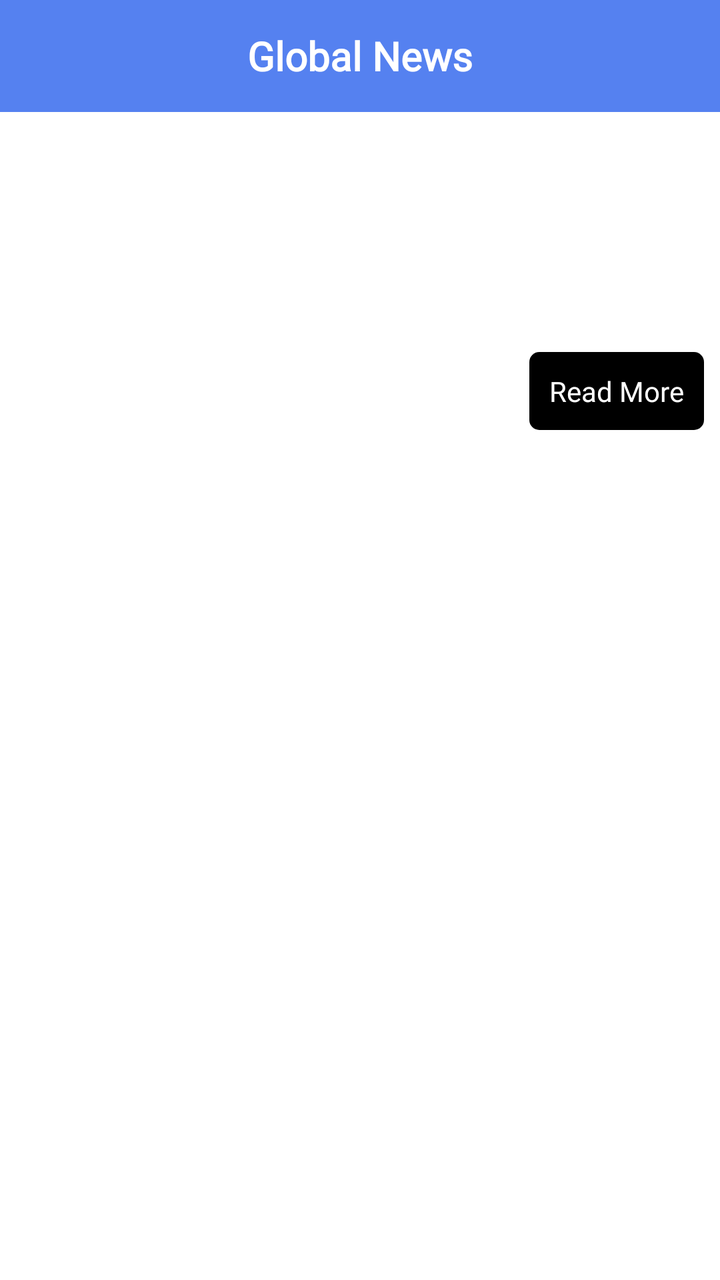
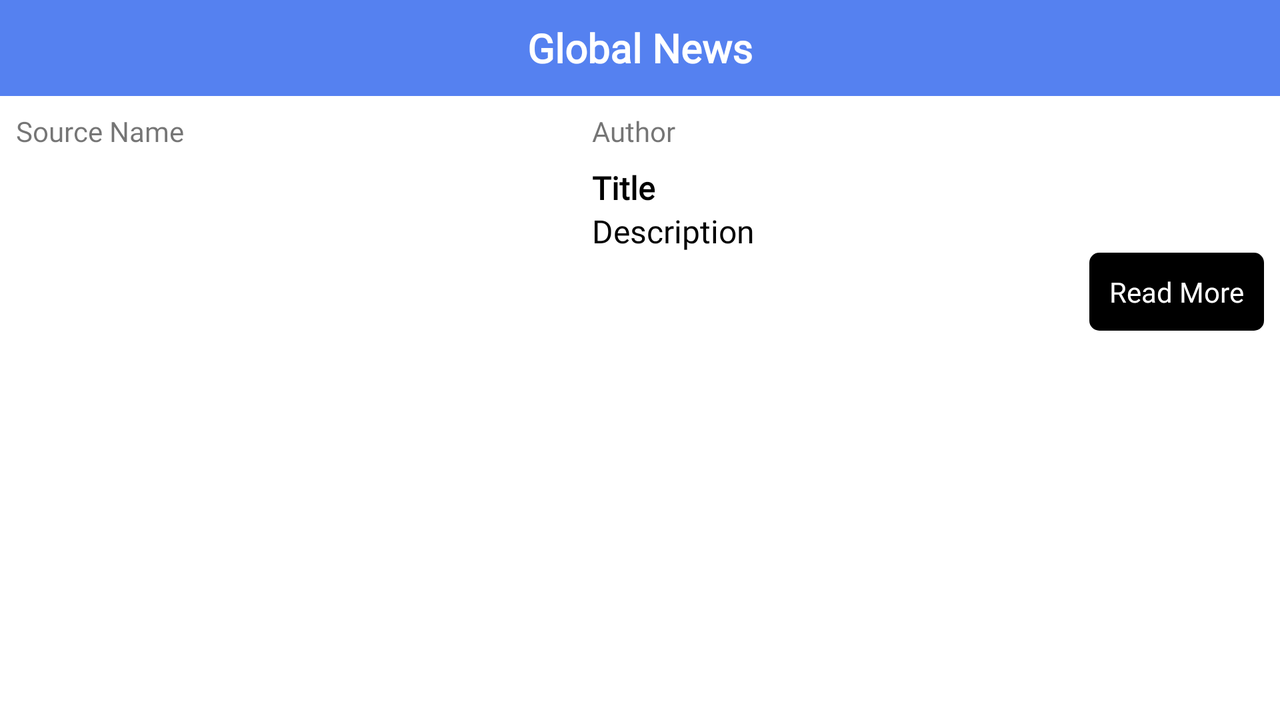

Two renders of one Android screen. The first uses the default layout on a phone; the second uses the alternative layout the repository ships for a different screen configuration, on a matching device. The two XML files are below.
<!-- AndroidManifest.xml: application theme AppTheme -->
<!-- res/layout/activity_detail_news.xml -->
<?xml version="1.0" encoding="utf-8"?>
<ScrollView xmlns:android="http://schemas.android.com/apk/res/android"
    xmlns:app="http://schemas.android.com/apk/res-auto"
    xmlns:tools="http://schemas.android.com/tools"
    android:layout_width="match_parent"
    android:layout_height="match_parent"
    android:background="?attr/backgroungColorWhite"
    tools:context=".DetailNewsActivity">


    <androidx.constraintlayout.widget.ConstraintLayout
        android:layout_width="match_parent"
        android:layout_height="wrap_content"
        >

        <include
            layout="@layout/toolbar" />

        <ImageView
            android:id="@+id/imageViewNews"
            android:layout_width="match_parent"
            android:layout_height="wrap_content"
            android:adjustViewBounds="true"
            android:layout_marginRight="8dp"
            android:layout_marginLeft="8dp"
            android:background="@drawable/image_radius"
            app:layout_constraintTop_toBottomOf="@+id/textViewSourceName"
            app:layout_constraintStart_toStartOf="parent"
            android:contentDescription="@string/news_content_description" />

        <TextView
            android:id="@+id/textViewTitle"
            android:layout_width="match_parent"
            android:layout_height="wrap_content"
            android:fontFamily="@font/allerta"
            android:layout_marginRight="8dp"
            android:layout_marginLeft="8dp"
            android:textSize="16sp"
            android:layout_marginBottom="8dp"
            android:textStyle="bold"
            android:textColor="?attr/textColorOfTitle"
            app:layout_constraintStart_toStartOf="parent"
            app:layout_constraintTop_toBottomOf="@id/textViewAuthor" />

        <TextView
            android:id="@+id/textViewAuthor"
            android:layout_width="match_parent"
            android:layout_height="wrap_content"
            android:fontFamily="@font/allerta"
            android:paddingTop="8dp"
            android:paddingBottom="8dp"
            android:textColor="?attr/textcolorOfMain"
            android:layout_marginRight="8dp"
            android:layout_marginLeft="8dp"
            android:textSize="13sp"
            app:layout_constraintStart_toStartOf="parent"
            app:layout_constraintTop_toBottomOf="@id/imageViewNews" />

        <TextView
            android:id="@+id/textViewSourceName"
            android:layout_width="match_parent"
            android:layout_height="wrap_content"
            android:fontFamily="@font/allerta"
            android:paddingBottom="8dp"
            android:layout_marginRight="8dp"
            android:layout_marginLeft="8dp"
            android:layout_marginTop="8dp"
            android:textColor="?attr/textcolorOfMain"
            app:layout_constraintTop_toBottomOf="@+id/appBarLayout"
            app:layout_constraintStart_toStartOf="parent"
            />

        <TextView
            android:id="@+id/textViewContent"
            android:layout_width="wrap_content"
            android:layout_height="wrap_content"
            android:fontFamily="@font/allerta"
            android:textColor="?attr/textColorOfTitle"
            android:textSize="16sp"
            android:paddingTop="8dp"
            android:layout_marginRight="8dp"
            android:layout_marginLeft="8dp"
            android:paddingRight="6dp"
            app:layout_constraintStart_toStartOf="parent"
            app:layout_constraintTop_toBottomOf="@id/textViewTitle" />

        <TextView
            android:id="@+id/textViewMore"
            android:layout_width="wrap_content"
            android:layout_height="wrap_content"
            android:background="@drawable/radius_more"
            android:foreground="?android:attr/selectableItemBackground"
            android:fontFamily="@font/allerta"
            android:padding="10dp"
            android:text="@string/read_more"
            android:clickable="true"
            android:layout_marginRight="8dp"
            android:textColor="?attr/backgroungColorWhite"
            app:layout_constraintEnd_toEndOf="parent"
            app:layout_constraintTop_toBottomOf="@+id/textViewContent" />

    </androidx.constraintlayout.widget.ConstraintLayout>

</ScrollView>
<!-- res/layout/toolbar.xml (included above) -->
<?xml version="1.0" encoding="utf-8"?>
<com.google.android.material.appbar.AppBarLayout
    android:id="@+id/appBarLayout"
    xmlns:android="http://schemas.android.com/apk/res/android"
    android:layout_width="match_parent"
    android:layout_height="wrap_content">
    <androidx.appcompat.widget.Toolbar
        android:id="@+id/toolBar"
        android:layout_width="match_parent"
        android:layout_height="?android:attr/actionBarSize"
        app:layout_scrollFlags="scroll|enterAlways"
        xmlns:app="http://schemas.android.com/apk/res-auto"
        android:background="?attr/backgroundcolorOfToolBar"
        android:elevation="4dp"
        android:theme="@style/ThemeOverlay.AppCompat.Dark.ActionBar"
        app:popupTheme="@style/ThemeOverlay.AppCompat.Light">
        <TextView
            android:id="@+id/textViewTitleOfToolBar"
            android:layout_width="wrap_content"
            android:layout_height="wrap_content"
            android:layout_gravity="center"
            android:fontFamily="@font/allerta"
            android:text="@string/global_news_toolbar"
            android:textColor="@android:color/white"
            android:textSize="20sp"
            android:textStyle="bold" />
    </androidx.appcompat.widget.Toolbar>

</com.google.android.material.appbar.AppBarLayout>
<!-- resources referenced by this layout -->
<resources>
  <!-- drawable image_radius (drawable) -->
  <?xml version="1.0" encoding="utf-8"?>
  <shape xmlns:android="http://schemas.android.com/apk/res/android" android:shape="rectangle" >
      <corners android:radius="10dp"/>
  </shape>
  <!-- drawable radius_more (drawable) -->
  <?xml version="1.0" encoding="utf-8"?>
  <shape xmlns:android="http://schemas.android.com/apk/res/android" >
      <solid android:color="?attr/backgroungColorOfReadMore">
      </solid>
      <corners android:radius="5dp"/>
  </shape>
  <string name="global_news_toolbar" translatable="false">Global News</string>
  <string name="news_content_description">News</string>
  <string name="read_more">Read More</string>
  <style name="AppTheme" parent="Theme.MaterialComponents.Light.NoActionBar">
          
          <item name="colorPrimary">@color/colorAccent</item>
          <item name="colorPrimaryDark">@color/colorPrimaryDark</item>
          <item name="colorAccent">@color/colorAccent</item>
          <item name="backgroundcolorOfToolBar">#5581F0</item>
          <item name="textcolorOfMain">#757575</item>
          <item name="backgroundColorOfIcon">#757575</item>
          <item name="textColorOfTitle">#000</item>
          <item name="backgroungColorWhite">#fff</item>
          <item name="backgroungColorOfBottom">#fff</item>
          <item name="backgroungColorOfCard">#fff</item>
          <item name="backgroundcolorOfCategory">#fff</item>
          <item name="backgroundcolorOfCategoryStroke">#CDCDCD</item>
          <item name="backgroundcolorOfCategorySelected">#ECF5FC</item>
          <item name="backgroungColorOfReadMore">#000</item>
          <item name="backgroungColorOfBottomIcons">#757575</item>
  
      </style>
  <color name="colorAccent">#5581F0</color>
  <color name="colorPrimaryDark">#000</color>
</resources>
<!-- res/layout-land/activity_detail_news.xml (the repository's variant of the layout above) -->
<!-- drawn on the phone turned sideways -->
<?xml version="1.0" encoding="utf-8"?>
<ScrollView xmlns:android="http://schemas.android.com/apk/res/android"
    xmlns:app="http://schemas.android.com/apk/res-auto"
    xmlns:tools="http://schemas.android.com/tools"
    android:layout_width="match_parent"
    android:layout_height="match_parent"
    tools:context=".DetailNewsActivity">


    <androidx.constraintlayout.widget.ConstraintLayout
        android:layout_width="match_parent"
        android:layout_height="wrap_content">

        <include
            layout="@layout/toolbar" />

        <ImageView
            android:id="@+id/imageViewNews"
            android:layout_width="0dp"
            android:layout_height="wrap_content"
            android:adjustViewBounds="true"
            android:layout_marginLeft="8dp"
            android:layout_marginTop="8dp"
            android:background="@drawable/image_radius"
            android:contentDescription="News"
            app:layout_constraintEnd_toStartOf="@id/guideline"
            app:layout_constraintStart_toStartOf="parent"
            app:layout_constraintTop_toBottomOf="@+id/textViewSourceName" />

        <TextView
            android:id="@+id/textViewTitle"
            android:layout_width="0dp"
            android:layout_height="wrap_content"
            android:layout_marginLeft="8dp"
            android:fontFamily="@font/allerta"
            android:text="Title"
            android:textColor="@android:color/black"
            android:textSize="16sp"
            android:textStyle="bold"
            app:layout_constraintStart_toEndOf="@id/guideline"
            app:layout_constraintEnd_toEndOf="parent"
            app:layout_constraintTop_toBottomOf="@+id/textViewAuthor" />

        <TextView
            android:id="@+id/textViewAuthor"
            android:layout_width="0dp"
            android:layout_height="wrap_content"
            android:layout_marginLeft="8dp"
            android:fontFamily="@font/allerta"
            android:paddingTop="8dp"
            android:paddingBottom="8dp"
            android:text="Author"
            android:textSize="14sp"
            app:layout_constraintEnd_toEndOf="parent"
            app:layout_constraintStart_toEndOf="@id/guideline"
            app:layout_constraintTop_toBottomOf="@+id/appBarLayout" />

        <TextView
            android:id="@+id/textViewSourceName"
            android:layout_width="0dp"
            android:layout_height="wrap_content"
            android:fontFamily="@font/allerta"
            android:layout_marginRight="8dp"
            android:layout_marginLeft="8dp"
            android:layout_marginTop="8dp"
            android:text="Source Name"
            app:layout_constraintEnd_toStartOf="@id/guideline"
            app:layout_constraintStart_toStartOf="parent"
            app:layout_constraintTop_toBottomOf="@+id/appBarLayout"
            />

        <TextView
            android:id="@+id/textViewContent"
            android:layout_width="0dp"
            android:layout_height="wrap_content"
            android:layout_marginLeft="8dp"
            android:fontFamily="@font/allerta"
            android:paddingRight="6dp"
            android:text="Description"
            android:textColor="@android:color/black"
            android:textSize="16sp"
            app:layout_constraintStart_toEndOf="@id/guideline"
            app:layout_constraintEnd_toEndOf="parent"
            app:layout_constraintTop_toBottomOf="@id/textViewTitle" />

        <TextView
            android:id="@+id/textViewMore"
            android:layout_width="wrap_content"
            android:layout_height="wrap_content"
            android:background="@drawable/radius_more"
            android:foreground="?android:attr/selectableItemBackground"
            android:fontFamily="@font/allerta"
            android:padding="10dp"
            android:text="Read More"
            android:clickable="true"
            android:layout_marginRight="8dp"
            android:textColor="@android:color/white"
            app:layout_constraintEnd_toEndOf="parent"
            app:layout_constraintTop_toBottomOf="@+id/textViewContent" />

        <androidx.constraintlayout.widget.Guideline
            android:id="@+id/guideline"
            android:layout_width="wrap_content"
            android:layout_height="wrap_content"
            android:orientation="vertical"
            app:layout_constraintGuide_percent="0.45" />

    </androidx.constraintlayout.widget.ConstraintLayout>

</ScrollView>
<!-- resources referenced by the variant -->
<!-- as the phone turned sideways resolves them -->
<resources>
  <!-- drawable image_radius (drawable) -->
  <?xml version="1.0" encoding="utf-8"?>
  <shape xmlns:android="http://schemas.android.com/apk/res/android" android:shape="rectangle" >
      <corners android:radius="10dp"/>
  </shape>
  <!-- drawable radius_more (drawable) -->
  <?xml version="1.0" encoding="utf-8"?>
  <shape xmlns:android="http://schemas.android.com/apk/res/android" >
      <solid android:color="?attr/backgroungColorOfReadMore">
      </solid>
      <corners android:radius="5dp"/>
  </shape>
  <string name="global_news_toolbar" translatable="false">Global News</string>
  <style name="AppTheme" parent="Theme.MaterialComponents.Light.NoActionBar">
          
          <item name="colorPrimary">@color/colorAccent</item>
          <item name="colorPrimaryDark">@color/colorPrimaryDark</item>
          <item name="colorAccent">@color/colorAccent</item>
          <item name="backgroundcolorOfToolBar">#5581F0</item>
          <item name="textcolorOfMain">#757575</item>
          <item name="backgroundColorOfIcon">#757575</item>
          <item name="textColorOfTitle">#000</item>
          <item name="backgroungColorWhite">#fff</item>
          <item name="backgroungColorOfBottom">#fff</item>
          <item name="backgroungColorOfCard">#fff</item>
          <item name="backgroundcolorOfCategory">#fff</item>
          <item name="backgroundcolorOfCategoryStroke">#CDCDCD</item>
          <item name="backgroundcolorOfCategorySelected">#ECF5FC</item>
          <item name="backgroungColorOfReadMore">#000</item>
          <item name="backgroungColorOfBottomIcons">#757575</item>
  
      </style>
  <color name="colorAccent">#5581F0</color>
  <color name="colorPrimaryDark">#000</color>
</resources>
